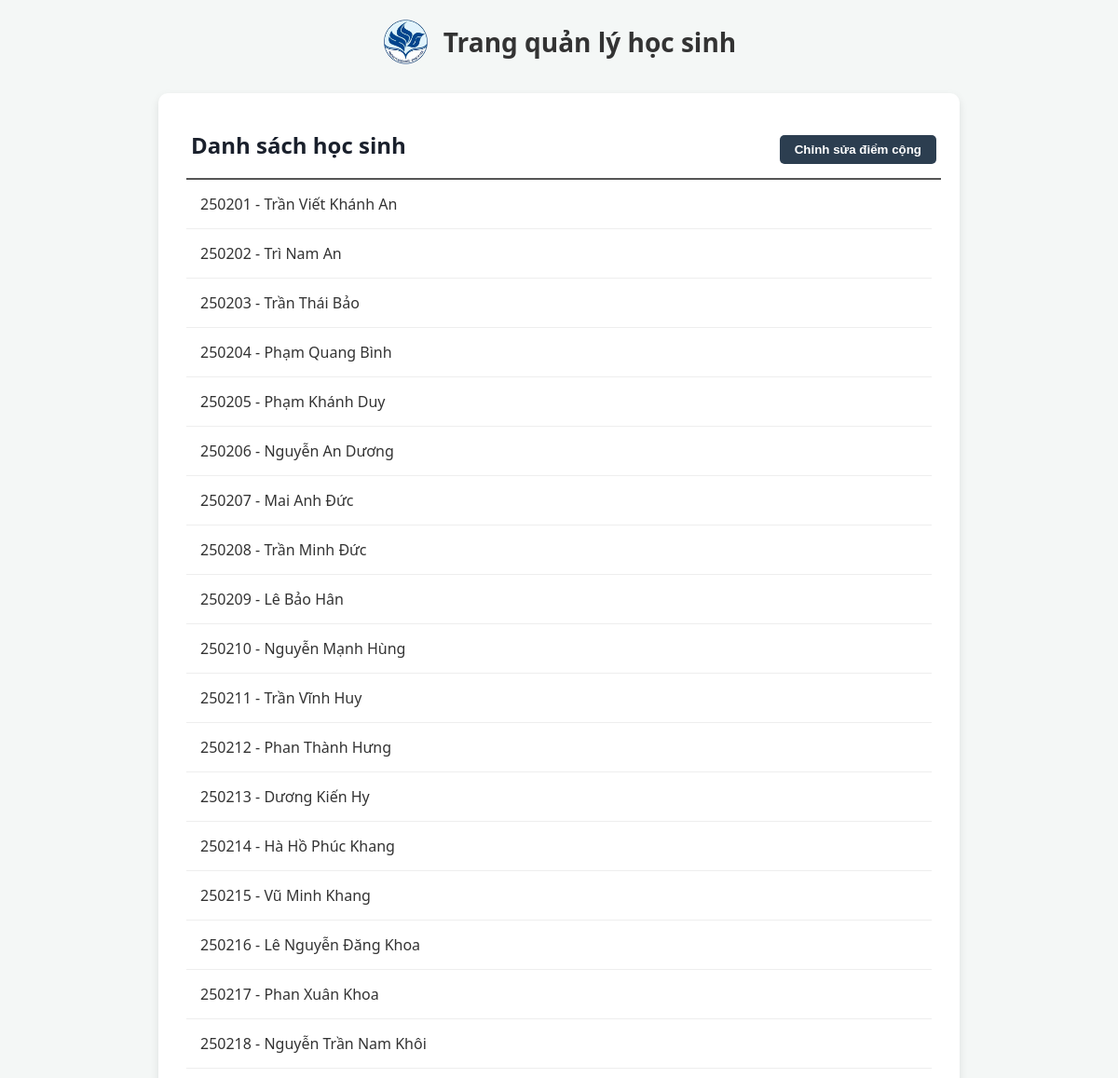
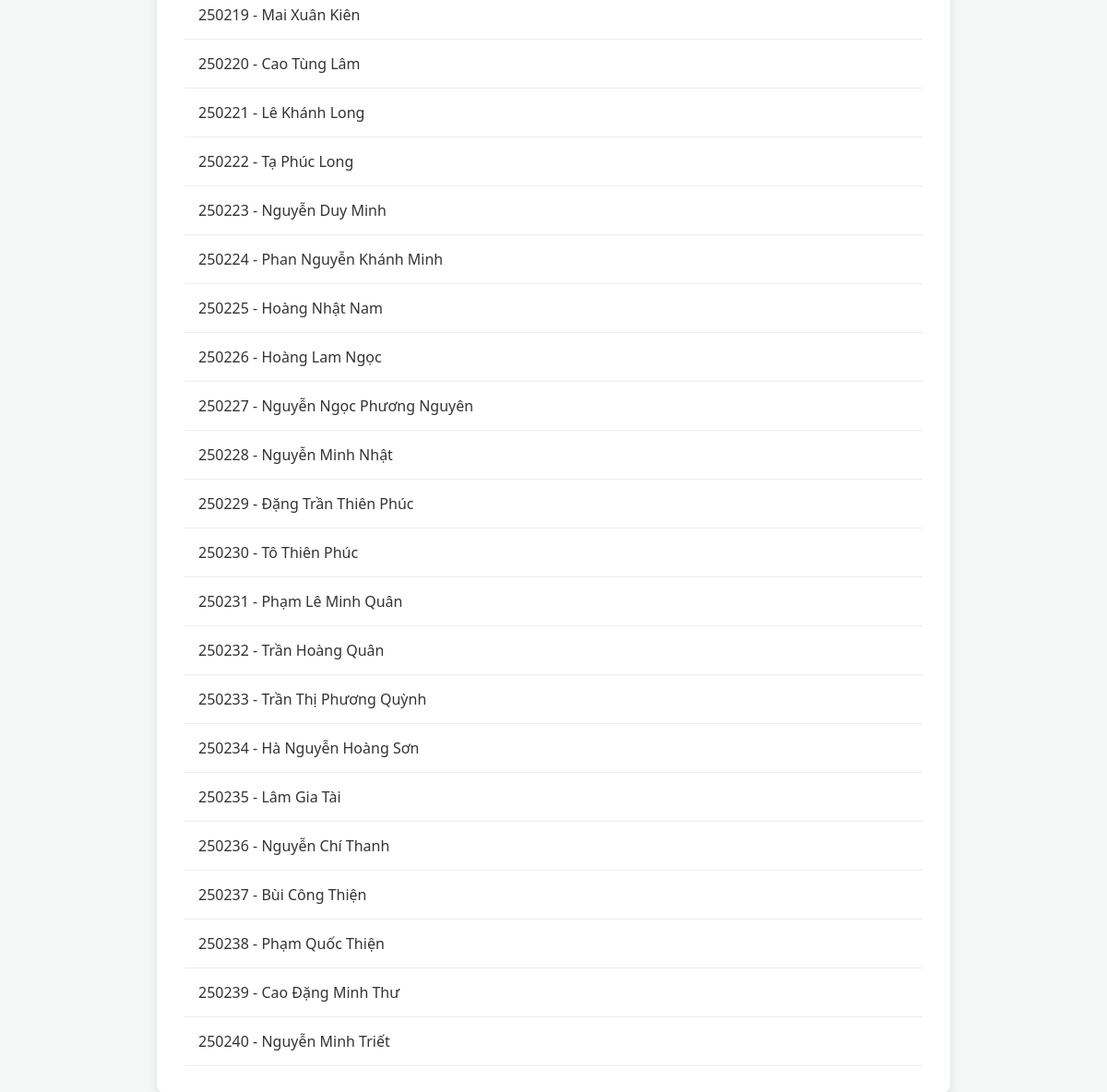
The page / on the database its author committed (2 pictures, top to bottom).
### Member/models.py (models this page shows, shortened)
class Member(models.Model):
    ho = models.CharField(max_length=100, null=True, verbose_name='Họ')
    ten = models.CharField(max_length=100, null=True, verbose_name='Tên')
    student_id = models.IntegerField(max_length=6, unique=True, verbose_name='Mã số học sinh')
    diem_cong_anh = models.IntegerField(default=0, verbose_name='Điểm cộng Anh')
    diem_cong_van = models.IntegerField(default=0, verbose_name='Điểm cộng Văn')
    slug = models.SlugField(unique=True)
    class Gender(models.TextChoices):
        MALE = 'Nam', 'Nam' # Trai la cho database phai la hien thi trong admin
        FEMALE = 'Nữ', 'Nữ'
    gender = models.CharField(
        max_length=3,
        choices=Gender.choices,
        default=Gender.MALE,
        verbose_name='Giới tính'
    )

### Member/views.py (the view)
# urls.py: path('', views.member_index, name='member_index'),
def member_index(request):
    model = Member.objects.all()
    return render(request, 'index.html', {'members': model})

### Member/templates/index.html (shortened to what this page needs)
{% extends "master.html" %}
{% load static %}
{% block cssfile %}
    <link rel="stylesheet" href="{% static 'style/index.css' %}">
{% endblock %}
{% block content %}
    <div class="container">
        <div class="header-list">
            <h2>Danh sách học sinh</h2>
            <a href="update/"><button>Chỉnh sửa điểm cộng</button></a>
        </div>
        <ul>
            {% for x in members %}
                <li>
                    <a href="details/{{x.slug}}">{{x.student_id}} - {{x.ho}} {{x.ten}}</a>
                </li>
            {% endfor %}
        </ul>
    </div>
{% endblock %}

### static/style/index.css (style rules this page uses)
ul { list-style-type: none; padding: 0; margin: 0; }
li { background: #fff; border-bottom: 1px solid #eee; padding: 15px; display: flex; align-items: center; transition: 0.2s; }
li a { text-decoration: none; color: #333; font-weight: 500; display: block; width: 100%; }
.header-list { display: flex !important; justify-content: space-between; border-bottom: 2px solid #555; vertical-align: center; align-items: center; width: 100%; padding: 5px; }
.header-list h2 { margin: 0; padding-bottom: 10px; color: #1a202c; }
.header-list button { margin: 0; margin-block: 10px; padding: 8px 16px; background-color: #2c3e50; color: white; border: none; border-radius: 5px; cursor: pointer; font-weight: bold; }

### Member/templates/master.html (style rules this page uses)
.container { max-width: 800px; margin: 0 auto; background: white; padding: 30px; border-radius: 10px; box-shadow: 0 4px 10px rgba(0,0,0,0.1); }
body { font-family: 'Segoe UI', Tahoma, Geneva, Verdana, sans-serif; background-color: #f4f7f6; margin: 0; padding: 20px; }

### rows shown on the page
Member: student_id "250201", ho "Trần Viết", ten "Khánh An"
Member: student_id "250202", ho "Trì", ten "Nam An"
Member: student_id "250203", ho "Trần", ten "Thái Bảo"
Member: student_id "250204", ho "Phạm", ten "Quang Bình"
Member: student_id "250205", ho "Phạm", ten "Khánh Duy"
Member: student_id "250206", ho "Nguyễn", ten "An Dương"
Member: student_id "250207", ho "Mai", ten "Anh Đức"
Member: student_id "250208", ho "Trần", ten "Minh Đức"
Member: student_id "250209", ho "Lê", ten "Bảo Hân"
Member: student_id "250210", ho "Nguyễn", ten "Mạnh Hùng"
Member: student_id "250211", ho "Trần", ten "Vĩnh Huy"
Member: student_id "250212", ho "Phan", ten "Thành Hưng"
Member: student_id "250213", ho "Dương", ten "Kiến Hy"
Member: student_id "250214", ho "Hà Hồ", ten "Phúc Khang"
Member: student_id "250215", ho "Vũ", ten "Minh Khang"
Member: student_id "250216", ho "Lê Nguyễn", ten "Đăng Khoa"
Member: student_id "250217", ho "Phan", ten "Xuân Khoa"
Member: student_id "250218", ho "Nguyễn Trần", ten "Nam Khôi"
Member: student_id "250219", ho "Mai", ten "Xuân Kiên"
Member: student_id "250220", ho "Cao", ten "Tùng Lâm"
Member: student_id "250221", ho "Lê", ten "Khánh Long"
Member: student_id "250222", ho "Tạ", ten "Phúc Long"
Member: student_id "250223", ho "Nguyễn", ten "Duy Minh"
Member: student_id "250224", ho "Phan Nguyễn", ten "Khánh Minh"
Member: student_id "250225", ho "Hoàng", ten "Nhật Nam"
Member: student_id "250226", ho "Hoàng", ten "Lam Ngọc"
Member: student_id "250227", ho "Nguyễn Ngọc", ten "Phương Nguyên"
Member: student_id "250228", ho "Nguyễn", ten "Minh Nhật"
Member: student_id "250229", ho "Đặng Trần", ten "Thiên Phúc"
Member: student_id "250230", ho "Tô", ten "Thiên Phúc"
Member: student_id "250231", ho "Phạm Lê", ten "Minh Quân"
Member: student_id "250232", ho "Trần", ten "Hoàng Quân"
Member: student_id "250233", ho "Trần Thị", ten "Phương Quỳnh"
Member: student_id "250234", ho "Hà Nguyễn", ten "Hoàng Sơn"
Member: student_id "250235", ho "Lâm", ten "Gia Tài"
Member: student_id "250236", ho "Nguyễn", ten "Chí Thanh"
Member: student_id "250237", ho "Bùi", ten "Công Thiện"
Member: student_id "250238", ho "Phạm", ten "Quốc Thiện"
Member: student_id "250239", ho "Cao Đặng", ten "Minh Thư"
Member: student_id "250240", ho "Nguyễn", ten "Minh Triết"
